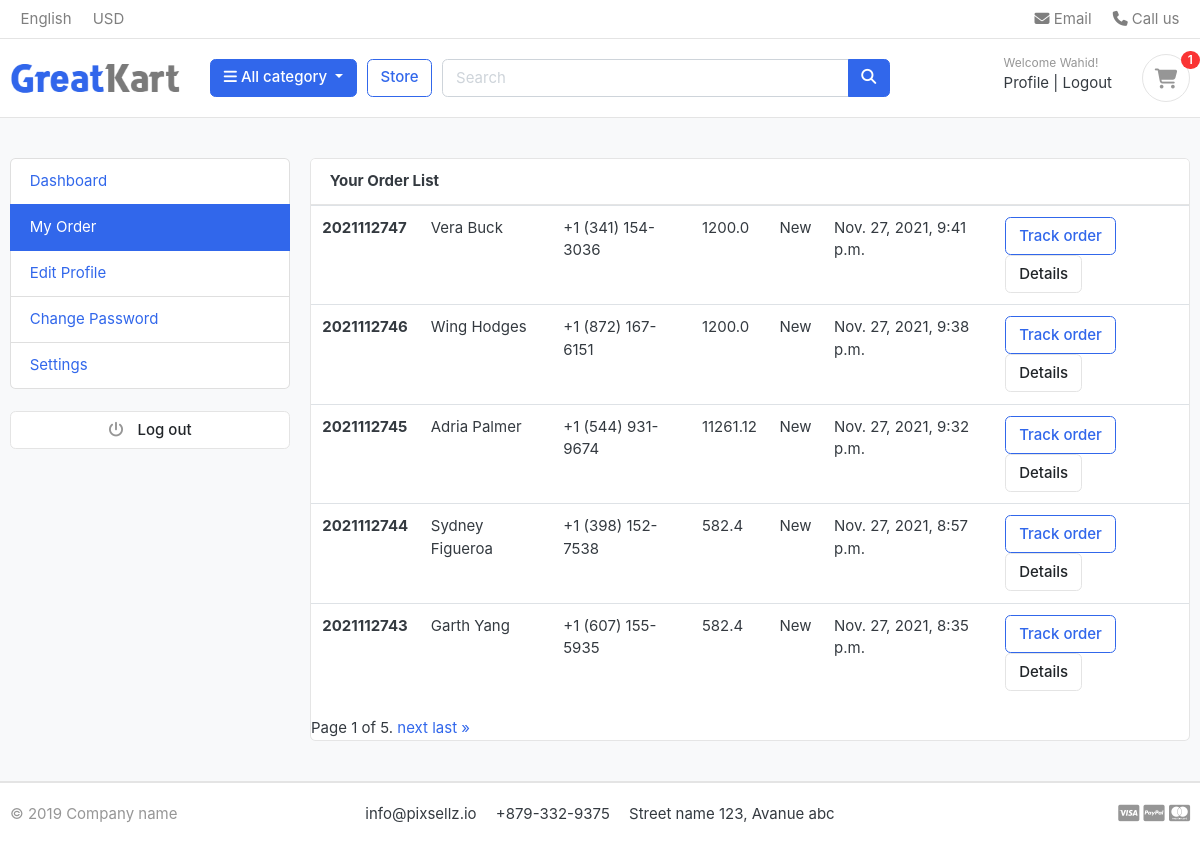
Page /account/my_orders/ (signed in) on the committed database.
### account/models.py (models this page shows, shortened)
class Account(AbstractBaseUser):
    first_name = models.CharField(max_length=50)
    last_name = models.CharField(max_length=50)
    username = models.CharField(max_length=50, unique=True)
    email = models.EmailField(max_length=100, unique=True)
    phone_number = models.CharField(max_length=50)
    date_joined = models.DateTimeField(auto_now_add=True)
    last_login = models.DateTimeField(auto_now_add=True)
    is_admin = models.BooleanField(default=False)
    is_staff = models.BooleanField(default=False)
    is_active = models.BooleanField(default=False)
    is_superadmin = models.BooleanField(default=False)
    USERNAME_FIELD = 'email'
    REQUIRED_FIELDS = ['username', 'first_name', 'last_name']
    objects = MyAccountManager()

### order/models.py (models this page shows, shortened)
class Order(models.Model):
    STATUS = (
        ('New', 'New'),
        ('Accepted', 'Accepted'),
        ('Completed', 'Completed'),
        ('Cancelled', 'Cancelled'),
    )
    user = models.ForeignKey(Account, on_delete=models.SET_NULL, null=True)
    payment = models.ForeignKey(Payment, on_delete=models.SET_NULL, blank=True, null=True)
    order_number = models.CharField(max_length=20)
    first_name = models.CharField(max_length=50)
    last_name = models.CharField(max_length=50)
    phone_number = models.CharField(max_length=50)
    email = models.EmailField(max_length=50)
    address_line_1 = models.CharField(max_length=50)
    address_line_2 = models.CharField(max_length=50, blank=True)
    country = models.CharField(max_length=50)
    state = models.CharField(max_length=50)
    city = models.CharField(max_length=50)
    order_note = models.TextField(max_length=500, blank=True)
    order_total = models.FloatField()
    tax = models.FloatField()
    grant_total = models.FloatField(default=1.00)
    status = models.CharField(max_length=10, choices=STATUS, default='New')
    ip = models.CharField(max_length=20, blank=True)
    is_ordered = models.BooleanField(default=False)
    created_at = models.DateTimeField(auto_now_add=True)
    updated_at = models.DateTimeField(auto_now=True)
    def full_name(self):
        return f'{self.first_name} {self.last_name}'

### account/views.py (the view)
# urls.py: path('my_orders/', MyOrderListView.as_view(), name='my_order'),
class MyOrderListView(ListView):
    paginate_by = 5
    model = Order
    def get_context_data(self, **kwargs):
        context = super(MyOrderListView, self).get_context_data(**kwargs)
        orders = Order.objects.order_by('-created_at').filter(user_id = self.request.user.id, is_ordered=True)
        paginator = Paginator(orders, self.paginate_by)
        page = self.request.GET.get('page')
        try:
            orders = paginator.page(page)
        except PageNotAnInteger:
            orders = paginator.page(1)
        except EmptyPage:
            orders = paginator.page(paginator.num_pages)
        context['orders'] = orders
        return context

### cart/context_processors.py (called while the page is built)
def counter(request):
    cart_count = 0
    if 'admin' in request.path:
        return {}
    else:
        try:
            cart = Cart.objects.filter(cart_id=_cart_id(request))
            if request.user.is_authenticated:
                cart_items = CartItem.objects.all().filter(user=request.user)
            else:
                cart_items = CartItem.objects.all().filter(cart=cart[:1])
            for cart_item in cart_items:
                cart_count += cart_item.quantity
        except Cart.DoesNotExist:
            cart_count = 0
    return dict(cart_count=cart_count)

### cart/views.py (called while the page is built)
def _cart_id(request):
    cart = request.session.session_key
    if not cart:
        request.session.create()  # it does not return anything. that is why `cart = request.session.create()` will not work
        cart = request.session.session_key
    return cart  # Ultimately return cart

### category/context_processors.py (called while the page is built)
def manu_links(request):
    links = Category.objects.all().filter(is_active=True)
    return dict(links=links)

### category/models.py (called while the page is built)
    def get_url(self):
        return reverse('store:products_by_category', args=[self.slug])

### templates/order/order_list.html (shortened to what this page needs)
{% extends 'base.html' %}
{% load static %}
{% block body_block %}
<section class="section-conten padding-y bg">
    <div class="container">
        <div class="row">
            {% include 'partials/dashboard_include.html' %}
            <main class="col-md-9">
                <article class="card">
                    <header class="card-header">
                        <strong class="d-inline-block mr-3">Your Order List</strong>
                    </header>
                    <div class="table-responsive">
                        <table class="table table-hover">
                            {% for order in orders %}
                            <tr>
                                <th scope="row">
                                    <p class="title mb-0">{{ order.order_number}}</p>
                                </th>
                                <td>{{ order.full_name}}</td>
                                <td>{{ order.phone_number }}</td>
                                <td>{{ order.order_total }}</td>
                                <td>{{ order.status }}</td>
                                <td>{{ order.created_at }}</td>
                                <td>
                                    <a href="#" class="btn btn-outline-primary">Track order</a>
                                    <a href="{% url 'account:order_detail' order.order_number %}" class="btn btn-light">Details</a>
                                </td>
                            </tr>
                            {% endfor %}
                        </table>
                    </div>
                    <div class="pagination">
                        <span class="step-links">
                            <span class="current">
                                Page {{ orders.number }} of {{ orders.paginator.num_pages }}.
                            </span>
                            {% if orders.has_next %}
                                <a href="?page={{ orders.next_page_number }}">next</a>
                                <a href="?page={{ orders.paginator.num_pages }}">last &raquo;</a>
                            {% endif %}
                        </span>
                    </div>
                </article>
            </main>
        </div>
    </div>
</section>
{% endblock %}

### templates/partials/header.html (shortened to what this page needs)
{% load static %}
<header class="section-header">
    <nav class="navbar p-md-0 navbar-expand-sm navbar-light border-bottom">
        <div class="container">
            <div class="collapse navbar-collapse" id="navbarTop4">
                <ul class="navbar-nav mr-auto">
                    <li class="nav-item dropdown">
                        <a href="#" class="nav-link"> English </a>
                    </li>
                    <li class="nav-item dropdown">
                        <a href="#" class="nav-link"> USD </a>
                    </li>
                </ul>
                <ul class="navbar-nav">
                    <li><a href="#" class="nav-link"> <i class="fa fa-envelope"></i> Email </a></li>
                    <li><a href="#" class="nav-link"> <i class="fa fa-phone"></i> Call us </a></li>
                </ul>
            </div>
        </div>
    </nav>
    <section class="header-main border-bottom">
        <div class="container">
            <div class="row align-items-center">
                <div class="col-lg-2 col-md-3 col-6">
                    <a href="{% url 'home' %}" class="brand-wrap">
                        <img class="logo" src="{% static 'front/images/logo.png' %}">
                    </a>
                </div>
                <div class="col-lg col-sm col-md col-6 flex-grow-0">
                    <div class="category-wrap dropdown d-inline-block float-right">
                        <button type="button" class="btn btn-primary dropdown-toggle" data-toggle="dropdown">
                            <i class="fa fa-bars"></i> All category
                        </button>
                    </div>
                </div>
                <a href="{% url 'store:store' %}" class="btn btn-outline-primary">Store</a>
                <div class="col-lg  col-md-6 col-sm-12 col">
                    <form action="{% url 'store:product_search' %}" class="search" method="GET">
                        <div class="input-group w-100">
                            <input type="text" name="keyword" class="form-control" style="width:60%;" placeholder="Search">
                            <div class="input-group-append">
                                <button class="btn btn-primary" type="submit">
                                    <i class="fa fa-search"></i>
                                </button>
                            </div>
                        </div>
                    </form>
                </div>
                <div class="col-lg-3 col-sm-6 col-8 order-2 order-lg-3">
                    <div class="d-flex justify-content-end mb-3 mb-lg-0">
                        {% if user.id is None %}
                        <div class="widget-header">
                            <small class="title text-muted">Welcome guest!</small>
                            <div>
                                <a href="{% url 'account:login'%}">Sign in</a> <span class="dark-transp"> | </span>
                                <a href="{% url 'account:register'%}"> Register</a>
                            </div>
                        </div>
                        {% else %}
                        <div class="widget-header">
                            <small class="title text-muted">Welcome {{user.first_name}}!</small>
                            <div>
                                <a href="{% url 'account:dashboard' %}">Profile</a> <span class="dark-transp"> | </span>
                                <a href="{% url 'account:logout'%}"> Logout</a>
                            </div>
                        </div>
                        {% endif %}
                        <a href="{% url 'cart:cart' %}" class="widget-header pl-3 ml-3">
                            <div class="icon icon-sm rounded-circle border"><i class="fa fa-shopping-cart"></i></div>
                            <span class="badge badge-pill badge-danger notify">{{ cart_count }}</span>
                        </a>
                    </div>
                </div>
            </div>
        </div>
    </section>
</header>

### static/front/css/ui.css (style rules this page uses)
html { font-family: "Inter", sans-serif; font-size: 15px; }
.icon-xs, .icon-sm, .icon-md, .icon-lg { display: inline-block; text-align: center; flex-shrink: 0; flex-grow: 0; }
.icon-sm { width: 48px; height: 48px; line-height: 48px !important; font-size: 20px; }
.padding-y { padding-top: 40px; padding-bottom: 40px; }
article:after, .form-group:after { display: block; clear: both; content: ""; }
.bg { background-color: #f8f9fa; }
p:last-child { margin-bottom: 0; }
.header-main { position: relative; padding-top: 1rem; padding-bottom: 1rem; }
.brand-wrap .logo, .navbar-brand .logo { margin-right: 7px; max-height: 42px; display: inline-block; }
.widget-header { display: inline-block; vertical-align: middle; position: relative; }
.widget-header a { color: #343a40; }
.widget-header i { color: #969696; }
.widget-header .title { display: block; }
.widget-header .notify { position: absolute; top: -3px; right: -10px; }
.btn-light { background-color: #fff; border-color: #e4e4e4; }
.notify { position: absolute; top: -4px; right: -10px; display: inline-block; padding: 0.25em 0.6em; font-size: 12px; line-height: 1; text-align: center; border-radius: 3rem; color: #fff; background-color: #fa3434; }

### rows in the picture
Account: first_name "Wahid"
Order: order_number "2021112747", full_name "Vera Buck", phone_number "+1 (341) 154-3036", order_total "1200.0", status "New", created_at "Nov. 27, 2021, 9:41 p.m."
Order: order_number "2021112746", full_name "Wing Hodges", phone_number "+1 (872) 167-6151", order_total "1200.0", status "New", created_at "Nov. 27, 2021, 9:38 p.m."
Order: order_number "2021112745", full_name "Adria Palmer", phone_number "+1 (544) 931-9674", order_total "11261.12", status "New", created_at "Nov. 27, 2021, 9:32 p.m."
Order: order_number "2021112744", full_name "Sydney Figueroa", phone_number "+1 (398) 152-7538", order_total "582.4", status "New", created_at "Nov. 27, 2021, 8:57 p.m."
Order: order_number "2021112743", full_name "Garth Yang", phone_number "+1 (607) 155-5935", order_total "582.4", status "New", created_at "Nov. 27, 2021, 8:35 p.m."

### other values in the picture
{{ cart_count }} "1"
{{ orders.number }} "1"
{{ orders.paginator.num_pages }} "5"
